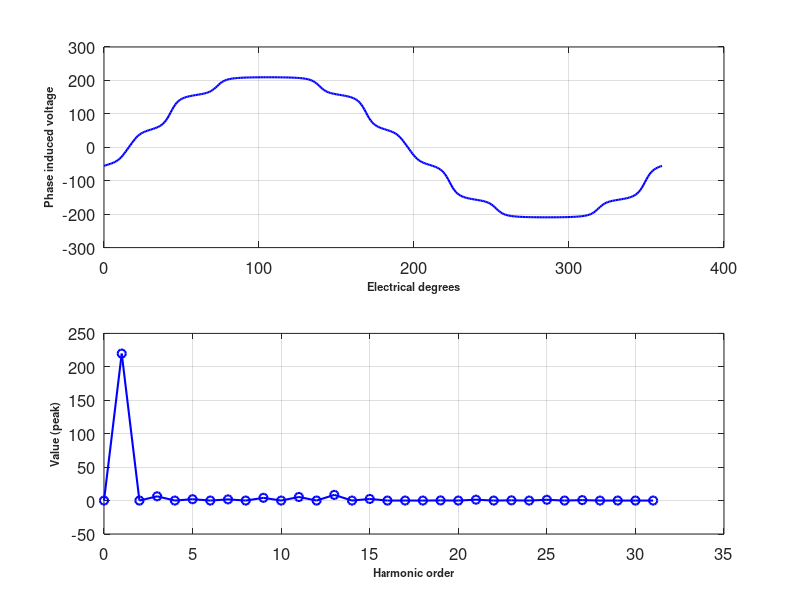

MATLAB code for this plot: (Note: this script raises an error after producing the figure.)
dataa = [
0,-55.541658
1,-54.032592
2,-52.573381
3,-51.109713
4,-49.585998
5,-47.93972
6,-46.095508
7,-43.959467
8,-41.415963
9,-38.332061
10,-34.577723
11,-30.067838
12,-24.816593
13,-18.967108
14,-12.751736
15,-6.38952
16,0
17,6.38952
18,12.751736
19,18.967108
20,24.816593
21,30.067838
22,34.577723
23,38.332061
24,41.415963
25,43.959467
26,46.095508
27,47.93972
28,49.585998
29,51.109713
30,52.573381
31,54.032592
32,55.541658
33,57.159317
34,58.955079
35,61.016772
36,63.45932
37,66.433253
38,70.128015
39,74.759247
40,80.523306
41,87.506492
42,95.568067
43,104.272823
44,112.96738
45,120.998139
46,127.929214
47,133.618707
48,138.151227
49,141.720828
50,144.540128
51,146.794663
52,148.629947
53,150.154444
54,151.447596
55,152.567881
56,153.559296
57,154.456121
58,155.286327
59,156.07406
60,156.84158
61,157.610961
62,158.40585
63,159.253521
64,160.187522
65,161.2511
66,162.501377
67,164.013462
68,165.882028
69,168.214894
70,171.110256
71,174.611277
72,178.647577
73,183.001513
74,187.346314
75,191.35505
76,194.809594
77,197.637087
78,199.881145
79,201.638361
80,203.014511
81,204.10171
82,204.971919
83,205.678409
84,206.259729
85,206.743697
86,207.150571
87,207.495349
88,207.789353
89,208.041299
90,208.258023
91,208.444973
92,208.606548
93,208.746338
94,208.867299
95,208.971877
96,209.062108
97,209.139689
98,209.206036
99,209.262326
100,209.309537
101,209.34847
102,209.379774
103,209.403965
104,209.421433
105,209.432459
106,209.437215
107,209.432459
108,209.421433
109,209.403965
110,209.379774
111,209.34847
112,209.309537
113,209.262326
114,209.206036
115,209.139689
116,209.062108
117,208.971877
118,208.867299
119,208.746338
120,208.606548
121,208.444973
122,208.258023
123,208.041299
124,207.789353
125,207.495349
126,207.150571
127,206.743697
128,206.259729
129,205.678409
130,204.971919
131,204.10171
132,203.014511
133,201.638361
134,199.881145
135,197.637087
136,194.809594
137,191.35505
138,187.346314
139,183.001513
140,178.647577
141,174.611277
142,171.110256
143,168.214894
144,165.882028
145,164.013462
146,162.501377
147,161.2511
148,160.187522
149,159.253521
150,158.40585
151,157.610961
152,156.84158
153,156.07406
154,155.286327
155,154.456121
156,153.559296
157,152.567881
158,151.447596
159,150.154444
160,148.629947
161,146.794663
162,144.540128
163,141.720828
164,138.151227
165,133.618707
166,127.929214
167,120.998139
168,112.96738
169,104.272823
170,95.568067
171,87.506492
172,80.523306
173,74.759247
174,70.128015
175,66.433253
176,63.45932
177,61.016772
178,58.955079
179,57.159317
180,55.541658
181,54.032592
182,52.573381
183,51.109713
184,49.585998
185,47.93972
186,46.095508
187,43.959467
188,41.415963
189,38.332061
190,34.577723
191,30.067838
192,24.816593
193,18.967108
194,12.751736
195,6.38952
196,0
197,-6.38952
198,-12.751736
199,-18.967108
200,-24.816593
201,-30.067838
202,-34.577723
203,-38.332061
204,-41.415963
205,-43.959467
206,-46.095508
207,-47.93972
208,-49.585998
209,-51.109713
210,-52.573381
211,-54.032592
212,-55.541658
213,-57.159317
214,-58.955079
215,-61.016772
216,-63.45932
217,-66.433253
218,-70.128015
219,-74.759247
220,-80.523306
221,-87.506492
222,-95.568067
223,-104.272823
224,-112.96738
225,-120.998139
226,-127.929214
227,-133.618707
228,-138.151227
229,-141.720828
230,-144.540128
231,-146.794663
232,-148.629947
233,-150.154444
234,-151.447596
235,-152.567881
236,-153.559296
237,-154.456121
238,-155.286327
239,-156.07406
240,-156.84158
241,-157.610961
242,-158.40585
243,-159.253521
244,-160.187522
245,-161.2511
246,-162.501377
247,-164.013462
248,-165.882028
249,-168.214894
250,-171.110256
251,-174.611277
252,-178.647577
253,-183.001513
254,-187.346314
255,-191.35505
256,-194.809594
257,-197.637087
258,-199.881145
259,-201.638361
260,-203.014511
261,-204.10171
262,-204.971919
263,-205.678409
264,-206.259729
265,-206.743697
266,-207.150571
267,-207.495349
268,-207.789353
269,-208.041299
270,-208.258023
271,-208.444973
272,-208.606548
273,-208.746338
274,-208.867299
275,-208.971877
276,-209.062108
277,-209.139689
278,-209.206036
279,-209.262326
280,-209.309537
281,-209.34847
282,-209.379774
283,-209.403965
284,-209.421433
285,-209.432459
286,-209.437215
287,-209.432459
288,-209.421433
289,-209.403965
290,-209.379774
291,-209.34847
292,-209.309537
293,-209.262326
294,-209.206036
295,-209.139689
296,-209.062108
297,-208.971877
298,-208.867299
299,-208.746338
300,-208.606548
301,-208.444973
302,-208.258023
303,-208.041299
304,-207.789353
305,-207.495349
306,-207.150571
307,-206.743697
308,-206.259729
309,-205.678409
310,-204.971919
311,-204.10171
312,-203.014511
313,-201.638361
314,-199.881145
315,-197.637087
316,-194.809594
317,-191.35505
318,-187.346314
319,-183.001513
320,-178.647577
321,-174.611277
322,-171.110256
323,-168.214894
324,-165.882028
325,-164.013462
326,-162.501377
327,-161.2511
328,-160.187522
329,-159.253521
330,-158.40585
331,-157.610961
332,-156.84158
333,-156.07406
334,-155.286327
335,-154.456121
336,-153.559296
337,-152.567881
338,-151.447596
339,-150.154444
340,-148.629947
341,-146.794663
342,-144.540128
343,-141.720828
344,-138.151227
345,-133.618707
346,-127.929214
347,-120.998139
348,-112.96738
349,-104.272823
350,-95.568067
351,-87.506492
352,-80.523306
353,-74.759247
354,-70.128015
355,-66.433253
356,-63.45932
357,-61.016772
358,-58.955079
359,-57.159317
360,-55.541658
    ];

elect_angle = dataa(:,1);
indvphase = dataa(:,2);

%%
Num = numel(elect_angle)-1;
a0_int = 0;
% fundamental & harmonics
a_int = zeros(1,31);
b_int = zeros(1,31);
% function
func = indvphase;
for k = 1:Num
    radang = (k-1)*pi/(Num/2);
    a0_int = a0_int+func(k);
    for l = 1:numel(a_int)
        a_int(1,l) = a_int(1,l)+func(k)*cos(l*radang);
        b_int(1,l) = b_int(1,l)+func(k)*sin(l*radang);
    end
end

fprintf('\nList of harmonis:\n');
dcval = a0_int/(Num);
fprintf('DC:%g\n',dcval);
for l = 1:numel(a_int)
    a = 2*a_int(l)/(Num);
    b = 2*b_int(l)/(Num);
    peak_magn(l) = sqrt(a.^2+b.^2);
    fprintf('%gth:%g\n',l,peak_magn(l));
end

% a0 = a0_int/(Num);
% a = 2*a_int/(Num);
% b = 2*b_int/(Num);
%
% peak_magn = sqrt(a1^2+b1^2);
% rms_magn = peak_magn/sqrt(2);
% one_module = rms_magn/4;

figure;
subplot(2,1,1)
plot(elect_angle,func,'b- ','Linewidth',1.5)
grid on;
set(gca,'FontSize',12);
xlabel('Electrical degrees','FontSize',8,'FontWeight','Bold');
ylabel('Phase induced voltage','FontSize',8,'FontWeight','Bold');
harm = 0:31;
harmvals(1) = dcval;
harmvals(2:length(harm)) = peak_magn(:);
subplot(2,1,2)
plot(harm,harmvals,'b-o','Linewidth',1.5)
grid on;
set(gca,'FontSize',12);
xlabel('Harmonic order','FontSize',8,'FontWeight','Bold');
ylabel('Value (peak)','FontSize',8,'FontWeight','Bold');

%%
harm2 = 1:31;
Ephmha = peak_magn'/(2*sqrt(2));

figure
plot(harm2,Ephmh,'b-o','Linewidth',1.5)
hold on;
plot(harm2,Ephmha,'r-o','Linewidth',1.5)
grid on;
set(gca,'FontSize',12);
xlabel('Harmonic order','FontSize',8,'FontWeight','Bold');
ylabel('Value (peak)','FontSize',8,'FontWeight','Bold');
